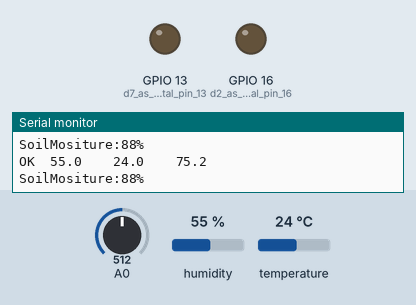
The sketch below on a simulated ESP8266 (NodeMCU). Parts: output pins drawn as LEDs (lit = HIGH), the last lines printed to the serial monitor. Inputs (shaded band) come from the test bench; at power-on: humidity 55 %, A0 = 512, temperature 24 °C.

Above: at 4.8 s.
4.9 s: humidity set to 21 %
7.9 s: humidity set to 18 %
At 8.8 s:
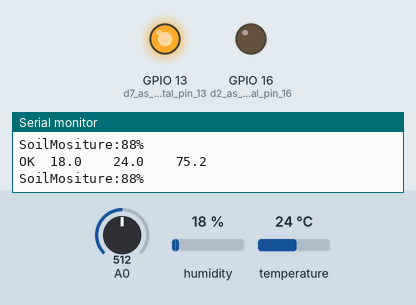
Timing chart, 0 to 10.9 s (numbered marks = the images above; inputs shaded):
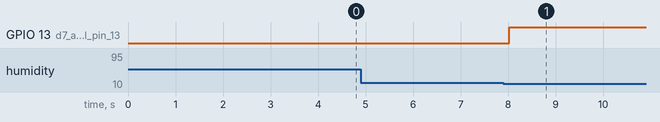

Measured:
- the behaviour switches between 20 and 19 % on humidity (found by bisection; images 0 and 1)
- after the input at 7.9 s, GPIO 13 (d7_as_digital_pin_13): LOW → HIGH after 0.12 s

The sketch:

IOTcloud_ghouse_basic_mode.ino
```cpp
/*
 modify by HYC for skyrock grennHouse project
 *
 * */

/*pinout between D1 R1 and arduino
 *
 * static const uint8_t D0   = 3;
static const uint8_t D1   = 1;
static const uint8_t D2   = 16;
static const uint8_t D3   = 5;
static const uint8_t D4   = 4;
static const uint8_t D5   = 14;
static const uint8_t D6   = 12;
static const uint8_t D7   = 13;
static const uint8_t D8   = 0;
static const uint8_t D9   = 2;
static const uint8_t D10  = 15;
static const uint8_t D11  = 13;
static const uint8_t D12  = 12;
static const uint8_t D13  = 14;
static const uint8_t D14  = 4;
static const uint8_t D15 = 5;
 *

*/

#include <ESP8266WiFi.h>
#include "DHT.h"

float oldTemp;
float oldHum;

int treshold_value = 580; // adjust value for soil moisture sensor
int old_soilMH_value;

DHT dht;


void setup() {
    Serial.begin(115200);
    Serial.println();
    Serial.println("Status\tHumidity (%)\tTemperature (C)\t(F)");

    dht.setup(4); // data pin 4

    oldTemp = -1;
    oldHum = -1;

    old_soilMH_value = -1;

    pinMode(13, OUTPUT);// d7 as digital pin 13
    pinMode(16, OUTPUT);// d2 as digital pin 16
}


void loop() {
  delay(dht.getMinimumSamplingPeriod());

  float hum = dht.getHumidity();
  float temp = dht.getTemperature();

  int soilMH_value = analogRead(A0);
  soilMH_value = map(soilMH_value, 0, treshold_value, 0, 100);

  //digitalWrite(13,HIGH);
  //digitalWrite(16,HIGH);

  Serial.print(dht.getStatusString());
  Serial.print("\t");
  Serial.print(hum, 1);
  Serial.print("\t\t");
  Serial.print(temp, 1);
  Serial.print("\t\t");
  Serial.println(dht.toFahrenheit(temp), 1);

  Serial.print("SoilMositure:");
  Serial.print(soilMH_value);
  Serial.println("%");

  if(soilMH_value < 60 || hum < 20){
    digitalWrite(13,HIGH);
    delay(5000);
  }else if(temp > 27){
    digitalWrite(16,HIGH);
  }


}
```
